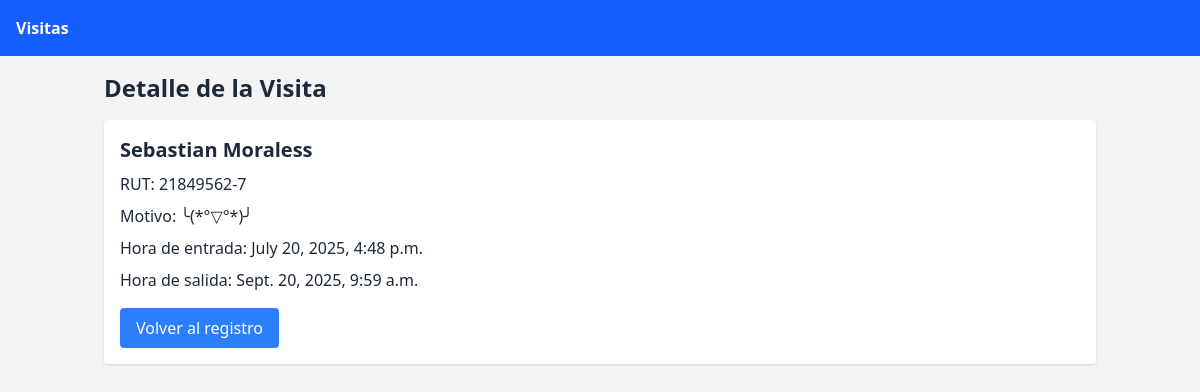
/registro/4/, run on the app's committed database.
### registro/models.py (models this page shows, shortened)
class Visita(models.Model):
    nombre = models.CharField(max_length=100)
    rut = models.CharField(max_length=12)
    motivo = models.TextField()
    hora_entrada = models.DateTimeField()
    hora_salida = models.DateTimeField()

### registro/views.py (the view)
# urls.py: path("registro/<int:id>/", views.motivo_registro, name="motivo_registro"),
def motivo_registro(request, id):
    visita = get_object_or_404(Visita, id=id)
    return render(request, 'visitas/motivo_registro.html', {'visita': visita})

### registro/templates/visitas/motivo_registro.html (shortened to what this page needs)
{% extends 'visitas/base.html' %}
{% block content %}
  <h1 class="text-2xl font-bold mb-4">Detalle de la Visita</h1>
  <div class="bg-white p-4 rounded shadow">
    <h2 class="text-xl font-bold">{{ visita.nombre }}</h2>
    <p class="mt-2">RUT: {{ visita.rut }}</p>
    <p class="mt-2">Motivo: {{ visita.motivo }}</p>
    <p class="mt-2">Hora de entrada: {{ visita.hora_entrada }}</p>
    <p class="mt-2">Hora de salida: {{ visita.hora_salida }}</p>
    <a href="{% url 'registro_visitas' %}" class="hover:scale-105 transition-all ease-in mt-4 inline-block bg-blue-500 text-white px-4 py-2 rounded">Volver al registro</a>
  </div>
{% endblock %}

### data on the page
Visita: nombre "Sebastian Moraless", rut "21849562-7", motivo "╰(*°▽°*)╯", hora_entrada "July 20, 2025, 4:48 p.m.", hora_salida "Sept. 20, 2025, 9:59 a.m."
